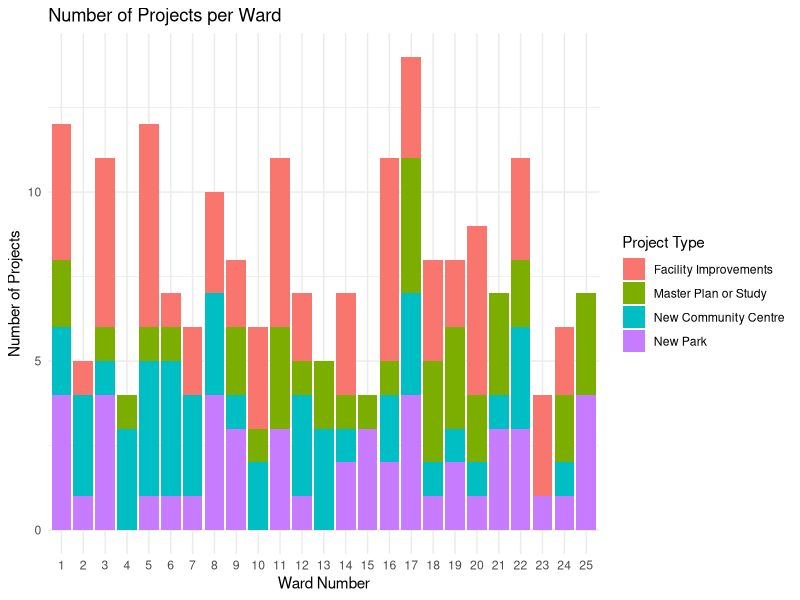
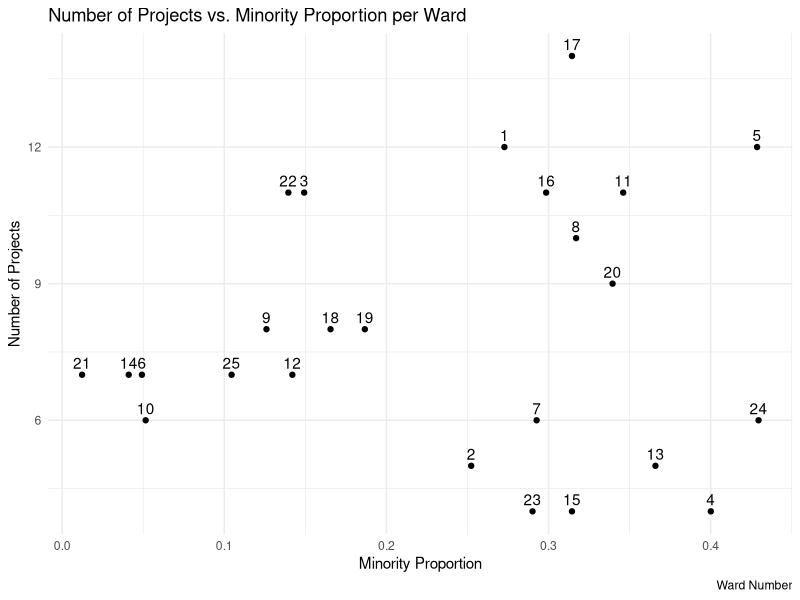

Source code (R) for these figures, in order:
#### Preamble ####
# Purpose: Simulate Parks & Recreation Facility Projects dataset across Toronto
# Author: Julia Kim 
# Data: 9 January 2023
# Email: juliaym.kim@mail.utoronto.ca
# License: MIT 
# Prerequisites: None 

#### Workspace setup ####
library(tidyverse)
library(ggplot2)

#### Simulate data ####  
## Make a simulated dataset 
# simulate ward number, ward population, ward minority proportion
set.seed(853) # for reproducibility 
ward_num <- c(1:25)
ward_pop <- sample(20000:50000, 25, replace = TRUE)   
ward_minority_prop <- runif(25, min = 0, max = 0.5)

# simulate project types 
project_type <- c("New Park", "New Community Centre", "Facility Improvements",
                  "Master Plan or Study")

# set number of observations and simulate dataset 
num_observations = 200

set.seed(853) # reset seed for reproducibility
sim_facilities_data <- 
  tibble(
    project_num = c(1:num_observations),
    ward = sample(x = ward_num, 
                  size = num_observations, 
                  replace = TRUE),
    type = sample(x = project_type,
                  size = num_observations, 
                  replace = TRUE)
    
  )

## Create summary statistics on basis of the number of projects per ward 
sim_cleaned_facilities_data <- sim_facilities_data |>
  group_by(ward) |>
  count() |>
  rename("num_projects" = "n") |>
  left_join(
    data.frame(ward = unique(sim_facilities_data$ward), 
               population = ward_pop, minority_proportion = ward_minority_prop), 
    by = "ward"
  ) # add ward population and ward minority proportions to dataset 

## Create graphs of simulated datasets 
# Create stacked bar graph of number of projects per ward, coloured by
# project type 
ggplot(sim_facilities_data, aes(x = as.factor(ward), fill = type)) +
  geom_bar(position = "stack") +
  labs(title = "Number of Projects per Ward",
       x = "Ward Number",
       y = "Number of Projects",
       fill = "Project Type") +
  scale_x_discrete(labels = seq(1, 25, by = 1)) +
  theme_minimal()

# Create scatter plot of number of projects vs. minority proportion for each 
# ward 
ggplot(sim_cleaned_facilities_data, aes(x = minority_proportion, 
                                        y = num_projects, 
                                        label = ward)) +
  geom_point() +
  geom_text(vjust = -0.5) +  # Adjust the vertical position of labels
  labs(title = "Number of Projects vs. Minority Proportion per Ward",
       x = "Minority Proportion",
       y = "Number of Projects",
       caption = "Ward Number") +
  theme_minimal()

## Data validation
# check that project "type" is exclusively one of these four: "New Park", 
# "New Community Centre", "Facility Improvements", "Master Plan or Study" 
sim_facilities_data$type |>
  unique() == c("New Park", "New Community Centre", "Master Plan or Study", 
                "Facility Improvements")

# check there are 25 wards in the area 
sim_cleaned_facilities_data$ward |>
  unique() |>
  length() == 25 

# check the population for each ward is a value somewhere 
# between 20000 and 50000, and is an integer 
sim_cleaned_facilities_data$population |> min() >= 20000
sim_cleaned_facilities_data$population |> max() <= 50000
sim_cleaned_facilities_data$population |> class() == "integer" 

# check minority proportion for each ward is a value somewhere
# between 0 and 0.5, and is a number 
sim_cleaned_facilities_data$minority_proportion |> min() >= 0
sim_cleaned_facilities_data$minority_proportion |> max() <= 0.5
sim_cleaned_facilities_data$minority_proportion |> class() == "numeric" 
